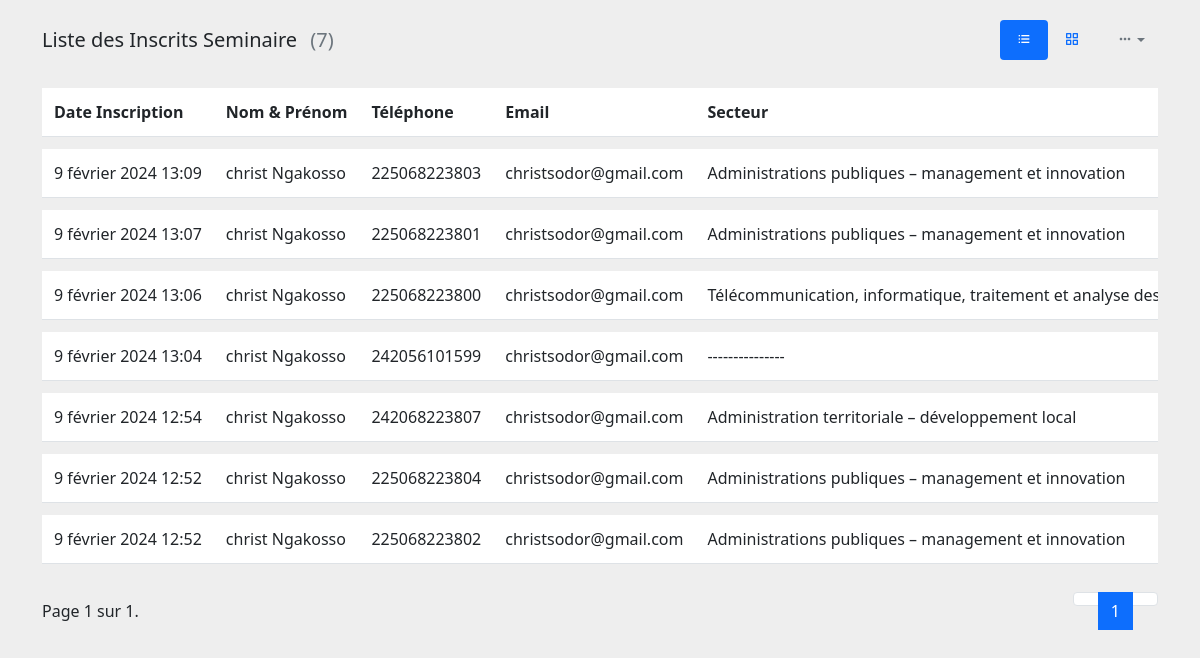
The page /liste on the database as committed earlier.
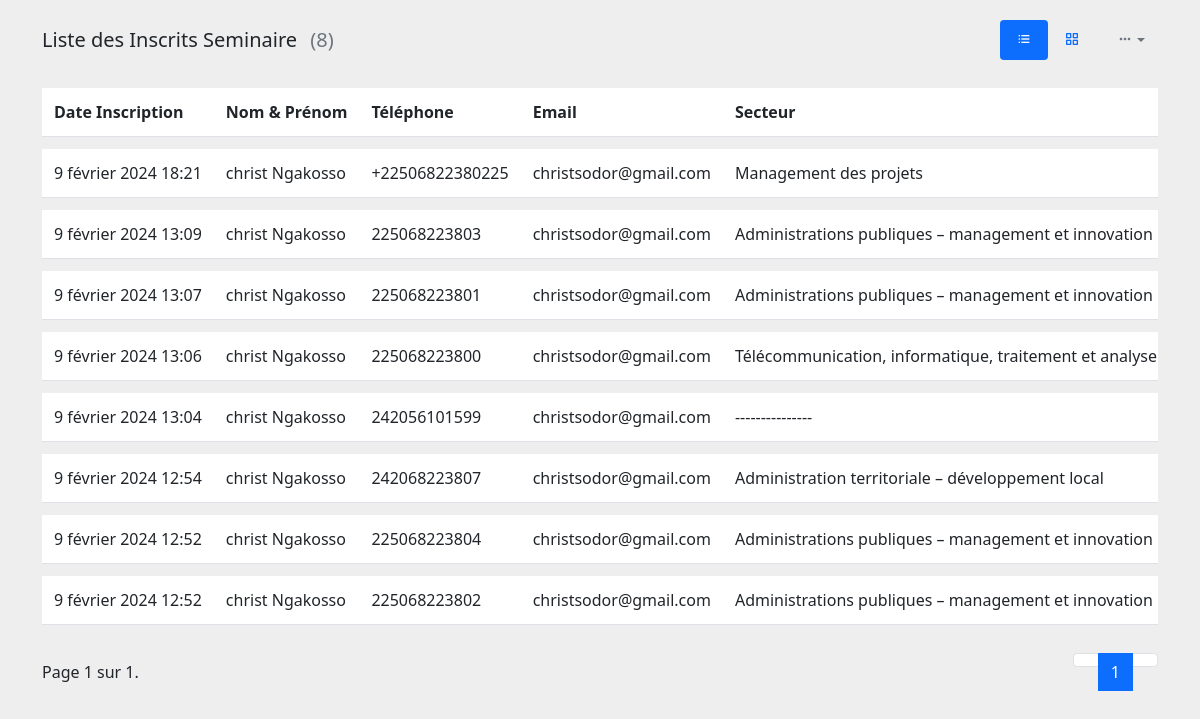
The same page on the database as committed later.
### app/models.py (models this page shows, shortened)
class User(models.Model):
    name = models.CharField('Nom et Prenom', max_length=75)
    email = models.EmailField('Votre email', max_length=254, null=True, blank=True)
    phone = models.CharField('Telephone', max_length=50, unique=True)
    date = models.DateTimeField('Date', auto_now_add=True)
    secteur =  models.CharField('Secteur', max_length=600)
    code = models.CharField('Code', max_length=50)
    indicatif = models.CharField(max_length=50)
    message = models.TextField(null=True, blank=True)
    class Meta:
        verbose_name = ("User")
        verbose_name_plural = ("Users")

### app/views.py (the view)
# urls.py: path('liste',v.liste, name = 'liste'),
def liste(request):
    users = User.objects.all().order_by('-pk')
    countUser = User.objects.count()
    per_page = 10
    paginator = Paginator(users, per_page)
    page = request.GET.get('page')
    try:
        users = paginator.page(page)
    except PageNotAnInteger:
        users = paginator.page(1)
    except EmptyPage:
        users = paginator.page(paginator.num_pages)
    return render(request, 'liste.html', {'users': users, 'nombre': countUser})

### app/templates/liste.html (shortened to what this page needs)
<!DOCTYPE html>{% load static %}
<html lang="fr">
<head>
    <link rel="stylesheet" href="https://cdnjs.cloudflare.com/ajax/libs/boxicons/2.1.0/css/boxicons.min.css" />
    <link rel="stylesheet" href="https://cdnjs.cloudflare.com/ajax/libs/MaterialDesign-Webfont/5.3.45/css/materialdesignicons.css" />
    <link rel="stylesheet" href="{% static 'style/css/all.min.css'  %}">
    <link rel="stylesheet" href="{% static 'style/css/flaticon.css'  %}">
    <link rel="stylesheet" href="{% static 'style/css/bootstrap.min.css'  %}">
    <link rel="stylesheet" href="{% static 'style/css/swiper-bundle.min.css'  %}">
    <link rel="stylesheet" href="{% static 'style/css/magnific-popup.css'  %}">
    <link rel="stylesheet" href="{% static 'style/css/aos.css'  %}">
    <link rel="stylesheet" href="{% static 'style/css/nice-select.css'  %}">
</head>
<body>
    <div class="container">
        <div class="row align-items-center">
            <div class="col-md-6">
                <div class="mb-3">
                    <h5 class="card-title">Liste des Inscrits Seminaire <span class="text-muted fw-normal ms-2">({{nombre}})</span></h5>
                </div>
            </div>
            <div class="col-md-6">
                <div class="d-flex flex-wrap align-items-center justify-content-end gap-2 mb-3">
                    <div>
                        <ul class="nav nav-pills">
                            <li class="nav-item">
                                <a
                                    aria-current="page"
                                    href="#"
                                    class="router-link-active router-link-exact-active nav-link active"
                                    data-bs-toggle="tooltip"
                                    data-bs-placement="top"
                                    title=""
                                    data-bs-original-title="List"
                                    aria-label="List"
                                >
                                    <i class="bx bx-list-ul"></i>
                                </a>
                            </li>
                            <li class="nav-item">
                                <a href="#" class="nav-link" data-bs-toggle="tooltip" data-bs-placement="top" title="" data-bs-original-title="Grid" aria-label="Grid"><i class="bx bx-grid-alt"></i></a>
                            </li>
                        </ul>
                    </div>
                    <div class="dropdown">
                        <a class="btn btn-link text-muted py-1 font-size-16 shadow-none dropdown-toggle" href="#" role="button" data-bs-toggle="dropdown" aria-expanded="false"><i class="bx bx-dots-horizontal-rounded"></i></a>
                    </div>
                </div>
            </div>
        </div>
        <div class="row">
            <div class="col-lg-12">
                <div class="">
                    <div class="table-responsive">
                        <table class="table project-list-table table-nowrap align-middle table-borderless">
                            <thead>
                                <tr>
                                    <th scope="col">Date Inscription</th>
                                    <th scope="col">Nom & Prénom</th>
                                    <th scope="col">Téléphone</th>
                                    <th scope="col">Email</th>
                                    <th scope="col">Secteur</th>
                                </tr>
                            </thead>
                            <tbody>
                                {% for user in users %}
                                <tr>
                                    <td>{{user.date}}</td>
                                    <td><a href="#" class="text-body ">{{user.name}}</a></td>
                                    <td><span class=" mb-0">{{user.indicatif}}{{user.phone}}</span></td>
                                    <td>{{user.email}}</td>
                                    <td>{{user.secteur}}</td>
                                </tr>
                                {% endfor %}
                            </tbody>
                        </table>
                    </div>
                </div>
            </div>
        </div>
        <div class="row g-0 align-items-center pb-4">
            <div class="col-sm-6">
                <div><p class="mb-sm-0">Page {{ users.number }} sur {{ users.paginator.num_pages }}.</p></div>
            </div>
            <div class="col-sm-6">
                <div class="float-sm-end">
                    <ul class="pagination mb-sm-0">
                        <li class="page-item {% if not users.has_previous %}disabled{% endif %}">
                            <a href="{% if users.has_previous %}?page={{ users.previous_page_number }}{% endif %}" class="page-link"></a>
                        </li>
                        {% for page_num in users.paginator.page_range %}
                            <li class="page-item {% if page_num == users.number %}active{% endif %}">
                                <a href="?page={{ page_num }}" class="page-link">{{ page_num }}</a>
                            </li>
                        {% endfor %}
                        <li class="page-item {% if not users.has_next %}disabled{% endif %}">
                            <a href="{% if users.has_next %}?page={{ users.next_page_number }}{% endif %}" class="page-link"></a>
                        </li>
                    </ul>
                </div>
            </div>
        </div>
    </div>
</body>
</html>

### app/templates/liste.html (style rules this page uses)
body { margin-top:20px; background-color:#eee; }
.project-list-table { border-collapse: separate; border-spacing: 0 12px }
.project-list-table tr { background-color: #fff }
.table-nowrap td, .table-nowrap th { white-space: nowrap; }
.table-borderless>:not(caption)>*>* { border-bottom-width: 0; }
.table>:not(caption)>*>* { padding: 0.75rem 0.75rem; background-color: var(--bs-table-bg); border-bottom-width: 1px; box-shadow: inset 0 0 0 9999px var(--bs-table-accent-bg); }
a { color: #3b76e1; text-decoration: none; }

Rows that differ between the two databases and show on the page:
added User: date "9 février 2024 18:21", name "christ Ngakosso", indicatif "+225", phone "06822380225", email "christsodor@gmail.com", secteur "Management des projets"
Other text that changed with them:
{{ nombre }}: "7" → "8"
